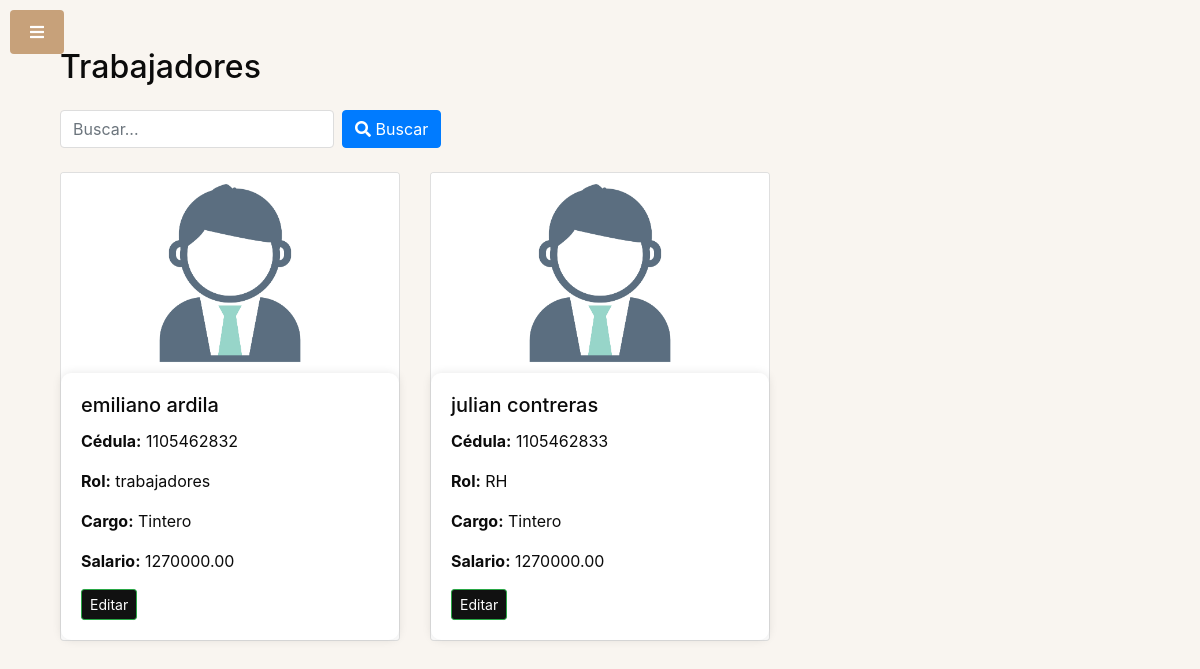
The app's page /admin/PHP/index.php (signed in) with its own data.
### tables this page shows
CREATE TABLE `usuarios` (
  `id_us` bigint(11) NOT NULL,
  `nombre_us` varchar(50) NOT NULL,
  `apellido_us` varchar(50) NOT NULL,
  `correo_us` varchar(50) NOT NULL,
  `tel_us` varchar(15) NOT NULL,
  `pass` varchar(500) NOT NULL,
  `ruta_foto` varchar(255) DEFAULT NULL,
  `id_puesto` int(11) DEFAULT NULL,
  `id_rol` int(11) NOT NULL,
  `Codigo` int(10) NOT NULL,
  `id_empresa` bigint(11) DEFAULT NULL,
  `token` varchar(5) DEFAULT NULL
);

CREATE TABLE `roles` (
  `ID` int(11) NOT NULL,
  `Tp_user` varchar(255) DEFAULT NULL
);

CREATE TABLE `puestos` (
  `ID` int(11) NOT NULL,
  `cargo` varchar(20) DEFAULT NULL,
  `salario` decimal(10,2) DEFAULT NULL,
  `id_empresa` bigint(11) NOT NULL,
  `id_arl` int(11) DEFAULT NULL
);

### admin/PHP/index.php (the view, shortened to what this page needs)
<?php
include '../../conexion/db.php';
try {
    $id_us = $_SESSION['id_us'];
    $stmt = $conexion->prepare("SELECT id_empresa FROM usuarios WHERE id_us = :id_us");
    $stmt->bindParam(':id_us', $id_us, PDO::PARAM_INT);
    $stmt->execute();
    $id_empresa = $stmt->fetchColumn();
    $sql = "SELECT usuarios.id_us, usuarios.nombre_us, usuarios.apellido_us, usuarios.correo_us, usuarios.tel_us, roles.tp_user, puestos.cargo, puestos.salario, usuarios.ruta_foto
        FROM usuarios
        LEFT JOIN roles ON usuarios.id_rol = roles.id
        LEFT JOIN puestos ON usuarios.id_puesto = puestos.id
        WHERE usuarios.id_rol >= 6 AND usuarios.id_empresa = :id_empresa";
    $stmt = $conexion->prepare($sql);
    $stmt->bindParam(':id_empresa', $id_empresa, PDO::PARAM_INT);
    $stmt->execute();
    $usuarios = $stmt->fetchAll(PDO::FETCH_ASSOC);
} catch (PDOException $e) {
    echo "Error de conexión a la base de datos: " . $e->getMessage();
    exit();
}
?>
<!DOCTYPE html>
<html lang="es">
<head>
    <link href="https://maxcdn.bootstrapcdn.com/bootstrap/4.5.2/css/bootstrap.min.css" rel="stylesheet">
    <link rel="stylesheet" href="https://cdnjs.cloudflare.com/ajax/libs/font-awesome/5.15.4/css/all.min.css">
    <link rel="stylesheet" href="../css/admin.css">
</head>
<body>
    <?php include 'nav.php'; ?>
    <div class="container">
        <div class="container mt-5">
            <h2 class="mb-4">Trabajadores</h2>
            <div class="row mb-4">
                <div class="col">
                    <form method="post" class="form-inline">
                        <div class="form-group mr-2">
                            <input type="text" class="form-control" name="search_term" placeholder="Buscar...">
                        </div>
                        <button type="submit" class="btn btn-primary mr-2"><i class="fas fa-search"></i> Buscar</button>
                    </form>
                </div>
            </div>
            <div class="row">
                <?php if (isset($usuarios) && !empty($usuarios)) : ?>
                    <?php foreach ($usuarios as $usuario) : ?>
                        <div class="col-md-4">
                            <div class="card">
                                <?php if (!empty($usuario['ruta_foto'])) : ?>
                                    <?php
                                    $ruta_foto = $usuario['ruta_foto'];
                                    $ruta_foto_ajustada = implode("/", array_slice(explode("/", $ruta_foto), 2));
                                    ?>
                                    <img class="card-img-top" src="../<?php echo $ruta_foto_ajustada; ?>" alt="Foto">
                                <?php endif; ?>
                                <div class="card-body">
                                    <h5 class="card-title"><?php echo $usuario['nombre_us'] . ' ' . $usuario['apellido_us']; ?></h5>
                                    <p class="card-text"><strong>Cédula:</strong> <?php echo $usuario['id_us']; ?></p>
                                    <p class="card-text"><strong>Rol:</strong> <?php echo $usuario['tp_user']; ?></p>
                                    <p class="card-text"><strong>Cargo:</strong> <?php echo $usuario['cargo']; ?></p>
                                    <p class="card-text"><strong>Salario:</strong> <?php echo $usuario['salario']; ?></p>
                                    <button class="btn btn-success btn-sm" onclick="window.location.href='editar_php/editar_empleados.php?id_us=<?php echo $usuario['id_us']; ?>'">Editar</button>
                                </div>
                            </div>
                        </div>
                    <?php endforeach; ?>
                <?php endif; ?>
            </div>
        </div>
    </div>
</body>
</html>

### admin/css/admin.css (style rules this page uses)
:root { --primary-color: #c7a17a !important; --background-color: #f9f5f0 !important; --dark-color: #151515 !important; --hover-button-color: #9b7752 !important; --button-login-color: #6DC5D1 !important; --button-login-hover: #59a2ac !important; --button-decline-term: #e88162 !important; }
body { background-color: #F9F5F0 !important; color: #0B0B0B !important; }
.card-body { background-color: #FFFFFF !important; border-radius: 10px; box-shadow: 0 0 10px rgba(0, 0, 0, 0.1) !important; }
.form-control { border: 1px solid #DDDDDD !important; }

### admin/PHP/index.php (style rules this page uses)
.card { margin-bottom: 20px; }
.card-img-top { width: 100%; height: 200px; object-fit: cover; }

### admin/PHP/nav.php (style rules this page uses)
.btn-sm { background-color: #111; }

### records on screen
usuarios: ruta_foto (placeholder picture), nombre_us "emiliano", apellido_us "ardila", id_us "1105462832", id_rol.Tp_user "trabajadores", id_puesto.cargo "Tintero", id_puesto.salario "1270000.00"
usuarios: ruta_foto (placeholder picture), nombre_us "julian", apellido_us "contreras", id_us "1105462833", id_rol.Tp_user "RH", id_puesto.cargo "Tintero", id_puesto.salario "1270000.00"
